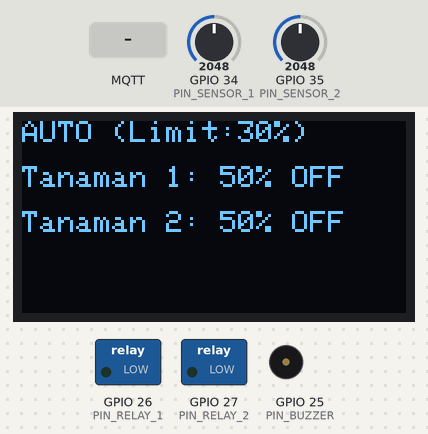
Bench run of a program on a simulated ESP32. On the bench: 128×64 one-colour display, switched loads named in the program (green lamp = pin HIGH), buzzer (waves = sounding). The test bench sets the inputs (shaded band); at power-on: GPIO 34 (PIN_SENSOR_1) = 2048, GPIO 35 (PIN_SENSOR_2) = 2048. WiFi joins after 1.5 s; servers stay silent unless stated; random numbers use the default seed unless the program sets one; EEPROM starts erased; no MQTT or app messages arrive unless stated; what the program prints to the serial monitor is not drawn.

Above: at 2.7 s.
2.8 s: GPIO 34 (PIN_SENSOR_1) set to 1302
At 4.8 s:
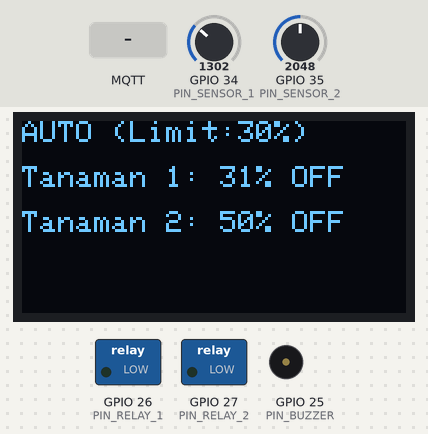
5.5 s: GPIO 34 (PIN_SENSOR_1) set to 1185
At 6.6 s:
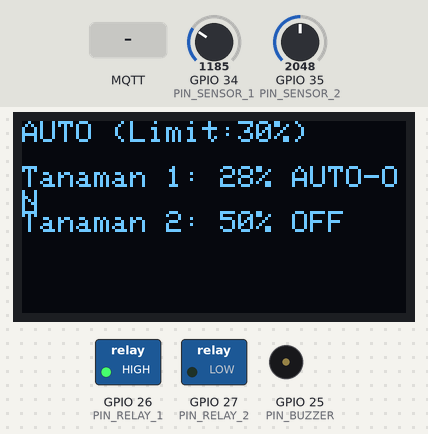
11.5 s: MQTT message "Pompa 2 Hidup" arrives on the first subscribed topic
At 13.2 s:
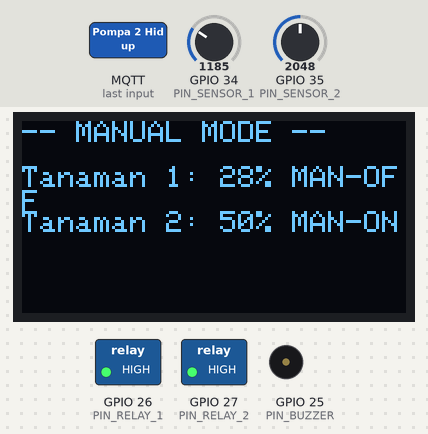
13.5 s: MQTT message "Pompa 2 Mati" arrives on the first subscribed topic
At 14.9 s:
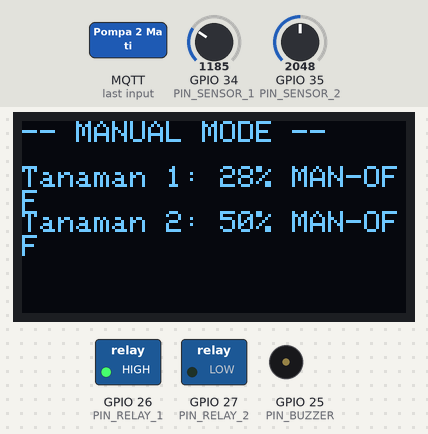
15.5 s: GPIO 35 (PIN_SENSOR_2) set to 1960
At 16.5 s:
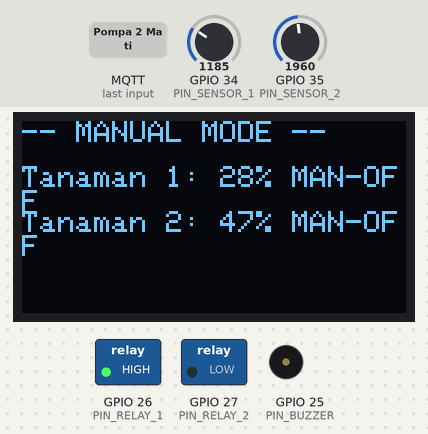
17.5 s: MQTT message "Otomatis" arrives on the first subscribed topic
At 18.4 s:
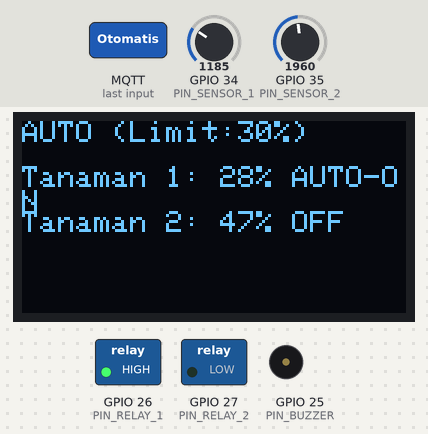
Timing chart, 0 to 20.6 s (numbered marks = the images above; inputs shaded):
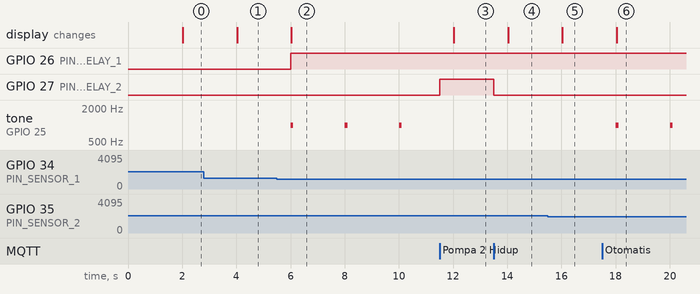

The program:

main.cpp
```cpp
#include <Arduino.h>
#include <WiFi.h>
#include <PubSubClient.h>
#include <Wire.h>
#include <Adafruit_GFX.h>
#include <Adafruit_SSD1306.h>
#include <Preferences.h>

// --- KONFIGURASI WIFI & MQTT ---
const char *ssid = "POCO M3 Pro 5G";
const char *password = "11111111";
const char *mqtt_server = "broker.emqx.io";

const char *topic_control = "riku/garden/control";
const char *topic_data = "riku/garden/full_data";

// --- KONFIGURASI OLED ---
#define SCREEN_WIDTH 128
#define SCREEN_HEIGHT 64
#define OLED_MOSI 23
#define OLED_CLK 18
#define OLED_DC 2
#define OLED_CS 5
#define OLED_RESET 4
Adafruit_SSD1306 display(SCREEN_WIDTH, SCREEN_HEIGHT, OLED_MOSI, OLED_CLK, OLED_DC, OLED_RESET, OLED_CS);

const int PIN_SENSOR_1 = 34;
const int PIN_SENSOR_2 = 35;
const int PIN_RELAY_1 = 26;
const int PIN_RELAY_2 = 27;
const int PIN_BUZZER = 25;

WiFiClient espClient;
PubSubClient client(espClient);
Preferences preferences;

// --- VARIABEL GLOBAL ---
unsigned long lastMsg = 0;
bool manualOverride = false;
bool manualP1 = false;
bool manualP2 = false;
int batasKering = 30;

void callback(char *topic, byte *payload, unsigned int length)
{
  String message;
  for (int i = 0; i < length; i++)
  {
    message += (char)payload[i];
  }

  Serial.print("Pesan masuk: ");
  Serial.println(message);

  if (isdigit(message[0]))
  {
    int nilaiBaru = message.toInt();
    if (nilaiBaru > 0 && nilaiBaru < 100)
    {
      batasKering = nilaiBaru;

      preferences.begin("garden-data", false);
      preferences.putInt("limit", batasKering);
      preferences.end();

      Serial.print("Setting tersimpan baru: ");
      Serial.println(batasKering);
    }
  }
  else if (message == "Pompa 1 Hidup")
  {
    digitalWrite(PIN_RELAY_1, HIGH);
    manualOverride = true;
    manualP1 = true;
  }
  else if (message == "Pompa 1 Mati")
  {
    digitalWrite(PIN_RELAY_1, LOW);
    manualOverride = true;
    manualP1 = false;
  }
  else if (message == "Pompa 2 Hidup")
  {
    digitalWrite(PIN_RELAY_2, HIGH);
    manualOverride = true;
    manualP2 = true;
  }
  else if (message == "Pompa 2 Mati")
  {
    digitalWrite(PIN_RELAY_2, LOW);
    manualOverride = true;
    manualP2 = false;
  }
  else if (message == "Otomatis")
  {
    manualOverride = false;
    Serial.println("Kembali ke Mode Otomatis");
  }
}

void setup_wifi()
{
  WiFi.mode(WIFI_STA);
  WiFi.begin(ssid, password);
  while (WiFi.status() != WL_CONNECTED)
    delay(500);
}

void reconnect()
{
  while (!client.connected())
  {
    String clientId = "Riku-ESP32-";
    clientId += String(random(0xffff), HEX);
    if (client.connect(clientId.c_str()))
    {
      client.publish("riku/garden/status", "System Online");
      client.subscribe(topic_control);
    }
    else
    {
      delay(5000);
    }
  }
}

void setup()
{
  Serial.begin(115200);

  // Setup Pin
  pinMode(PIN_RELAY_1, OUTPUT);
  pinMode(PIN_RELAY_2, OUTPUT);
  pinMode(PIN_BUZZER, OUTPUT);
  pinMode(PIN_SENSOR_1, INPUT);
  pinMode(PIN_SENSOR_2, INPUT);

  preferences.begin("garden-data", true);
  batasKering = preferences.getInt("limit", 30);
  preferences.end();

  // Setup Layar
  if (!display.begin(SSD1306_SWITCHCAPVCC))
  {
    Serial.println(F("Gagal memulai...."));
    for (;;)
      ;
  }

  setup_wifi();
  client.setServer(mqtt_server, 1883);
  client.setCallback(callback);
}

void loop()
{
  if (!client.connected())
    reconnect();
  client.loop();

  unsigned long now = millis();
  if (now - lastMsg > 2000)
  { // Kirim data tiap 2 detik
    lastMsg = now;

    // Baca Sensor
    int raw1 = analogRead(PIN_SENSOR_1);
    int raw2 = analogRead(PIN_SENSOR_2);
    int moist1 = map(raw1, 0, 4095, 0, 100);
    int moist2 = map(raw2, 0, 4095, 0, 100);

    // Logika Kontrol
    String statusP1 = "OFF";
    String statusP2 = "OFF";

    if (manualOverride)
    {
      statusP1 = manualP1 ? "MAN-ON" : "MAN-OFF";
      statusP2 = manualP2 ? "MAN-ON" : "MAN-OFF";
    }
    else
    {

      if (moist1 < batasKering)
      {
        digitalWrite(PIN_RELAY_1, HIGH);
        statusP1 = "AUTO-ON";
        tone(PIN_BUZZER, 1000, 100);
      }
      else
      {
        digitalWrite(PIN_RELAY_1, LOW);
      }

      if (moist2 < batasKering)
      {
        digitalWrite(PIN_RELAY_2, HIGH);
        statusP2 = "AUTO-ON";
        tone(PIN_BUZZER, 1000, 100);
      }
      else
      {
        digitalWrite(PIN_RELAY_2, LOW);
      }
    }

    // Tampilan OLED
    display.clearDisplay();
    display.setTextSize(1);
    display.setTextColor(WHITE);
    display.setCursor(0, 0);

    if (manualOverride)
      display.println("-- MANUAL MODE --");
    else
    {
      display.print("AUTO (Limit:");
      display.print(batasKering);
      display.println("%)");
    }

    display.setCursor(0, 15);
    display.print("Tanaman 1: ");
    display.print(moist1);
    display.print("% ");
    display.println(statusP1);
    display.setCursor(0, 30);
    display.print("Tanaman 2: ");
    display.print(moist2);
    display.print("% ");
    display.println(statusP2);
    display.display();

    // Kirim Data ke Web (JSON)
    String p1State = digitalRead(PIN_RELAY_1) ? "ON" : "OFF";
    String p2State = digitalRead(PIN_RELAY_2) ? "ON" : "OFF";

    // Format: {"s1":40,"s2":60,"p1":"OFF","p2":"ON","lim":35}
    String json = "{\"s1\":" + String(moist1) +
                  ",\"s2\":" + String(moist2) +
                  ",\"p1\":\"" + p1State + "\"" +
                  ",\"p2\":\"" + p2State + "\"" +
                  ",\"lim\":" + String(batasKering) + "}";

    client.publish(topic_data, json.c_str());
  }
}
```

Measured:
- the behaviour switches between 1229 and 1228 on GPIO 34 (PIN_SENSOR_1) (found by bisection; images 1 and 2)
- after the input at 2.8 s, the display: changes after 1.2 s (image 1)
- after the input at 5.5 s, GPIO 26 (PIN_RELAY_1): LOW → HIGH after 0.50 s; tone on GPIO 25 (PIN_BUZZER): alternates 1000 Hz for 0.10 s and silent for 1.9 s, starting after 0.50 s; the display: changes after 0.53 s (image 2)
- after the input at 11.5 s, GPIO 27 (PIN_RELAY_2): LOW → HIGH at once; the display: changes after 0.53 s (image 3)
- after the input at 13.5 s, GPIO 27 (PIN_RELAY_2): HIGH → LOW at once; the display: changes after 0.53 s (image 4)
- after the input at 15.5 s, the display: changes after 0.53 s (image 5)
- after the input at 17.5 s, tone on GPIO 25 (PIN_BUZZER): alternates 1000 Hz for 0.10 s and silent for 1.9 s, starting after 0.51 s; the display: changes after 0.54 s (image 6)
